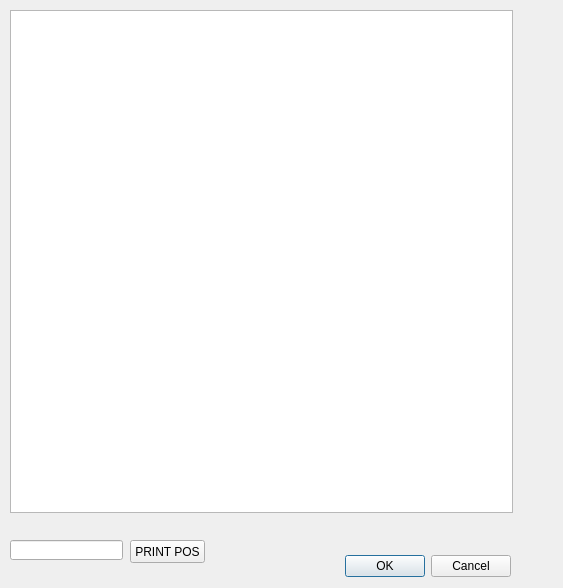
<?xml version="1.0" encoding="UTF-8"?>
<ui version="4.0">
 <class>lightColourDialog</class>
 <widget class="QDialog" name="lightColourDialog">
  <property name="geometry">
   <rect>
    <x>0</x>
    <y>0</y>
    <width>563</width>
    <height>588</height>
   </rect>
  </property>
  <property name="windowTitle">
   <string>Light Colour Dialog</string>
  </property>
  <widget class="QDialogButtonBox" name="buttonBox">
   <property name="geometry">
    <rect>
     <x>250</x>
     <y>550</y>
     <width>261</width>
     <height>32</height>
    </rect>
   </property>
   <property name="orientation">
    <enum>Qt::Horizontal</enum>
   </property>
   <property name="standardButtons">
    <set>QDialogButtonBox::Cancel|QDialogButtonBox::Ok</set>
   </property>
  </widget>
  <widget class="QGraphicsView" name="myGraphicsView">
   <property name="geometry">
    <rect>
     <x>10</x>
     <y>10</y>
     <width>503</width>
     <height>503</height>
    </rect>
   </property>
   <property name="sizePolicy">
    <sizepolicy hsizetype="Fixed" vsizetype="Fixed">
     <horstretch>0</horstretch>
     <verstretch>0</verstretch>
    </sizepolicy>
   </property>
   <property name="verticalScrollBarPolicy">
    <enum>Qt::ScrollBarAlwaysOff</enum>
   </property>
   <property name="horizontalScrollBarPolicy">
    <enum>Qt::ScrollBarAlwaysOff</enum>
   </property>
  </widget>
  <widget class="QLineEdit" name="lE_colPickPos">
   <property name="geometry">
    <rect>
     <x>10</x>
     <y>540</y>
     <width>113</width>
     <height>20</height>
    </rect>
   </property>
  </widget>
  <widget class="QPushButton" name="pB_printPos">
   <property name="geometry">
    <rect>
     <x>130</x>
     <y>540</y>
     <width>75</width>
     <height>23</height>
    </rect>
   </property>
   <property name="text">
    <string>PRINT POS</string>
   </property>
  </widget>
 </widget>
 <resources/>
 <connections>
  <connection>
   <sender>buttonBox</sender>
   <signal>accepted()</signal>
   <receiver>lightColourDialog</receiver>
   <slot>accept()</slot>
   <hints>
    <hint type="sourcelabel">
     <x>248</x>
     <y>254</y>
    </hint>
    <hint type="destinationlabel">
     <x>157</x>
     <y>274</y>
    </hint>
   </hints>
  </connection>
  <connection>
   <sender>buttonBox</sender>
   <signal>rejected()</signal>
   <receiver>lightColourDialog</receiver>
   <slot>reject()</slot>
   <hints>
    <hint type="sourcelabel">
     <x>316</x>
     <y>260</y>
    </hint>
    <hint type="destinationlabel">
     <x>286</x>
     <y>274</y>
    </hint>
   </hints>
  </connection>
 </connections>
</ui>
